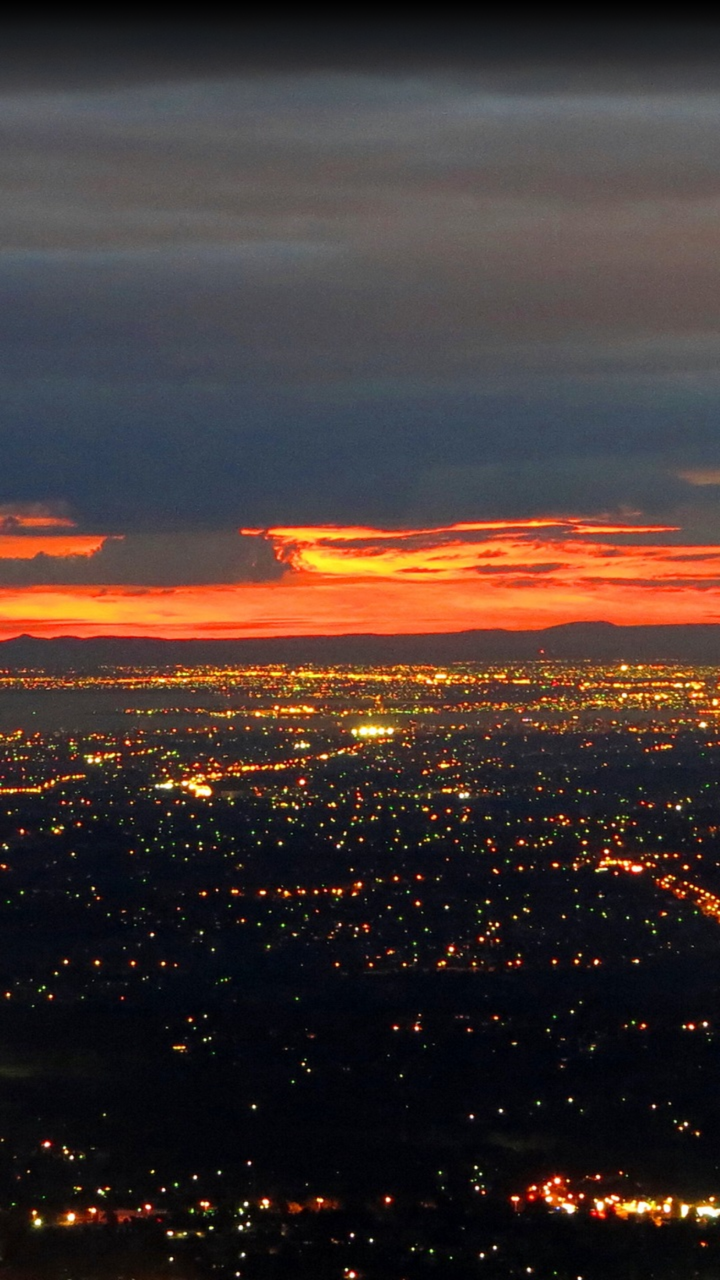
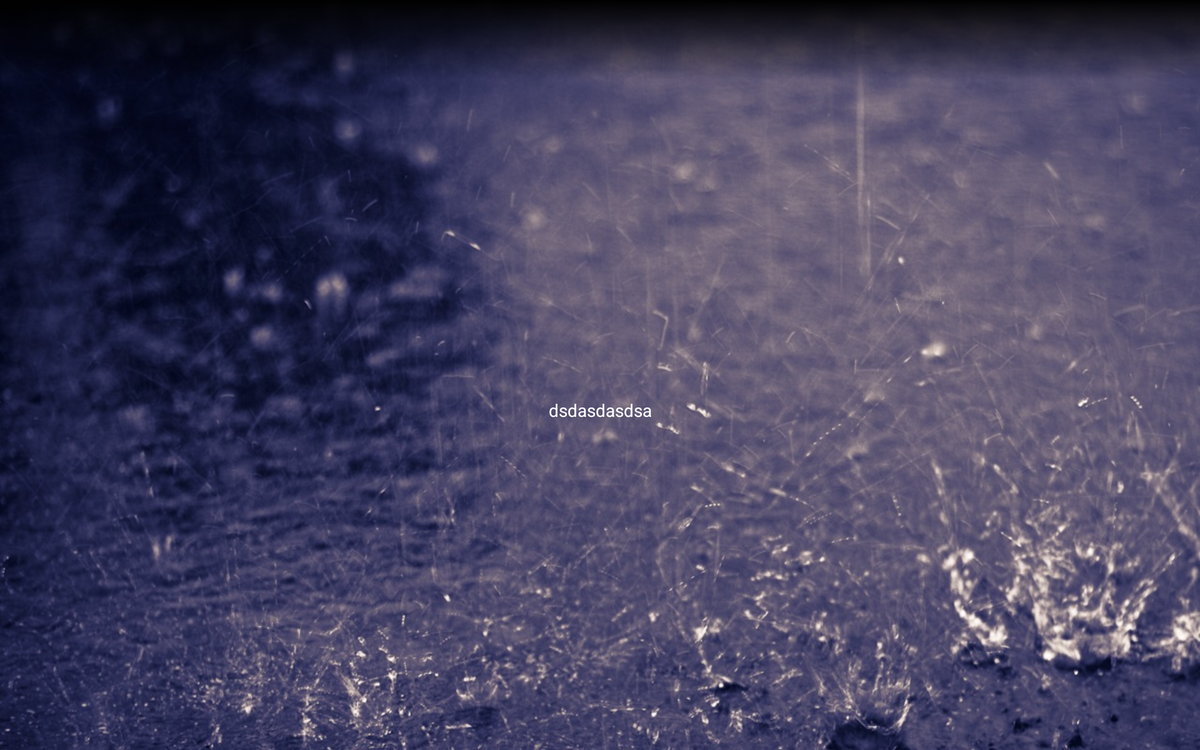

One screen, two layout resources from the same app: the default and the repository's alternative for another configuration. Each is rendered where Android would select it; the XML of both is given below.
<!-- AndroidManifest.xml: activity theme AppTheme.NoActionBar -->
<!-- res/layout/activity_astro_info.xml -->
<?xml version="1.0" encoding="utf-8"?>
<RelativeLayout
    xmlns:android="http://schemas.android.com/apk/res/android"
    xmlns:app="http://schemas.android.com/apk/res-auto"
    android:layout_width="match_parent"
    android:layout_height="match_parent"
    android:background="@drawable/cloudy_1">
    <android.support.v4.view.ViewPager
        android:id="@+id/pager"
        android:layout_width="match_parent"
        android:layout_height="match_parent"
        android:layout_marginTop="56dp">
    </android.support.v4.view.ViewPager>
    <android.support.v7.widget.Toolbar
        android:id="@+id/toolbar"
        android:layout_width="match_parent"
        android:layout_height="?attr/actionBarSize"
        app:popupTheme="@style/AppTheme.PopupOverlay"
        android:background="@drawable/background_toolbar_translucent"/>
</RelativeLayout>
<!-- resources referenced by this layout -->
<resources>
  <!-- drawable background_toolbar_translucent (drawable) -->
  <?xml version="1.0" encoding="utf-8"?>
  <shape
      xmlns:android="http://schemas.android.com/apk/res/android">
  
      <gradient
          android:angle="270"
          android:endColor="@android:color/transparent"
          android:startColor="#ff000000"/>
  </shape>
  <!-- drawable cloudy_1: jpg bitmap (drawable, 297369 bytes) -->
  <style name="AppTheme.PopupOverlay" parent="ThemeOverlay.AppCompat.Light" />
  <style name="AppTheme.NoActionBar">
          <item name="windowActionBar">false</item>
          <item name="windowNoTitle">true</item>
      </style>
</resources>
<!-- res/layout-w720dp-land/activity_astro_info.xml (the repository's variant of the layout above) -->
<!-- drawn on a 7-inch tablet turned sideways -->
<?xml version="1.0" encoding="utf-8"?>
<RelativeLayout
    xmlns:android="http://schemas.android.com/apk/res/android"
    xmlns:app="http://schemas.android.com/apk/res-auto"
    xmlns:tools="http://schemas.android.com/tools"
    android:layout_width="match_parent"
    android:layout_height="match_parent"
    android:background="@drawable/raining_1">
    <LinearLayout
        android:orientation="horizontal"
        android:layout_width="fill_parent"
        android:layout_height="fill_parent"
        android:layout_marginTop="56dp">
    <TextView
        android:layout_width="match_parent"
        android:layout_height="wrap_content"
        android:text="dsdasdasdsa"
        android:layout_gravity="center"
        android:gravity="center"
        android:textColor="@color/textColor"/>
    </LinearLayout>
    <android.support.v7.widget.Toolbar
        android:id="@+id/toolbar"
        android:layout_width="match_parent"
        android:layout_height="?attr/actionBarSize"
        app:popupTheme="@style/AppTheme.PopupOverlay"
        android:background="@drawable/background_toolbar_translucent"/>
</RelativeLayout>
<!-- resources referenced by the variant -->
<!-- as a 7-inch tablet turned sideways resolves them -->
<resources>
  <color name="textColor">#FFFFFF</color>
  <!-- drawable background_toolbar_translucent (drawable) -->
  <?xml version="1.0" encoding="utf-8"?>
  <shape
      xmlns:android="http://schemas.android.com/apk/res/android">
  
      <gradient
          android:angle="270"
          android:endColor="@android:color/transparent"
          android:startColor="#ff000000"/>
  </shape>
  <!-- drawable raining_1: jpg bitmap (drawable, 239182 bytes) -->
  <style name="AppTheme.PopupOverlay" parent="ThemeOverlay.AppCompat.Light" />
  <style name="AppTheme.NoActionBar">
          <item name="windowActionBar">false</item>
          <item name="windowNoTitle">true</item>
      </style>
</resources>
